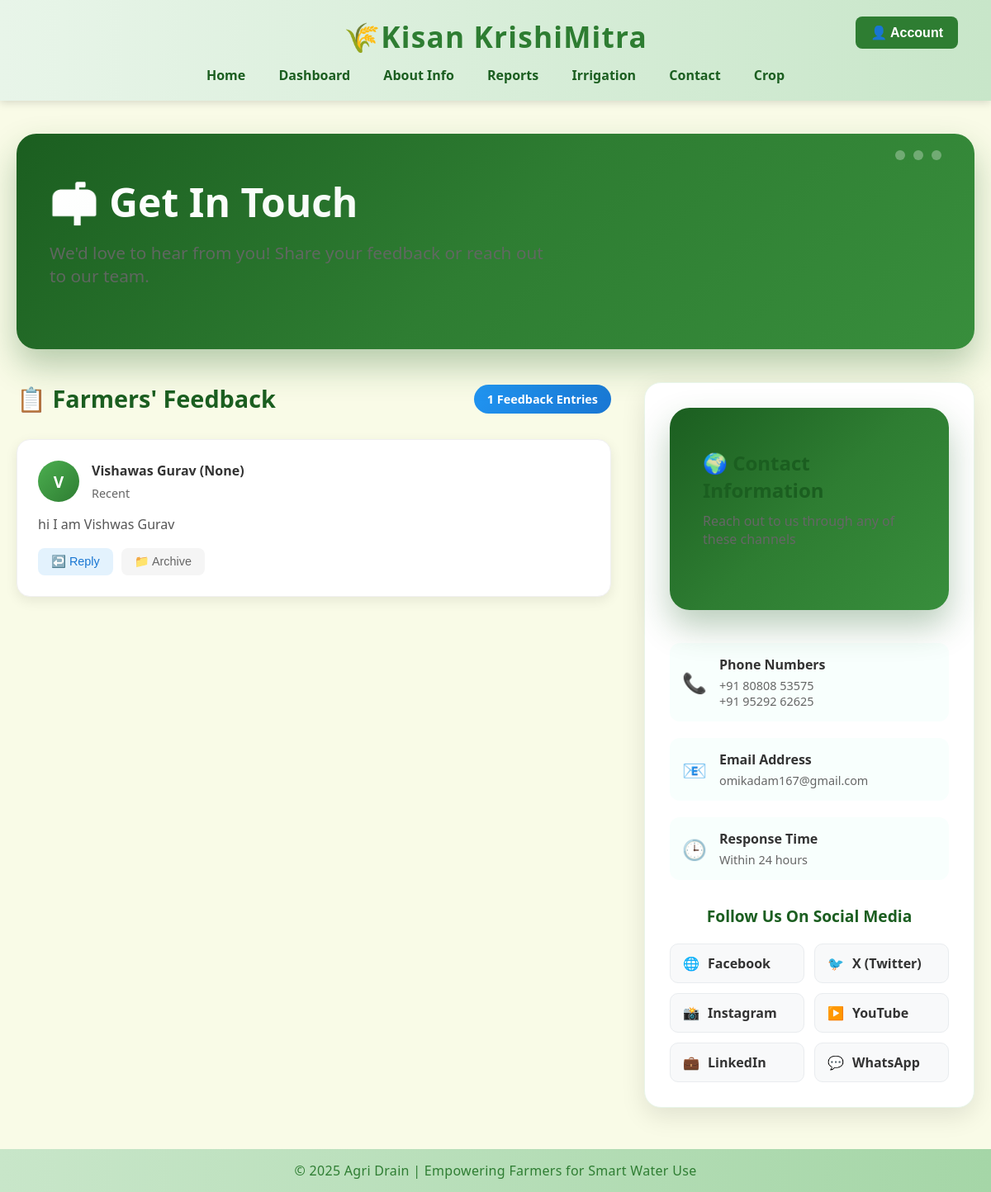
Page /contact (signed in) on the committed database.
### tables this page shows
CREATE TABLE farmer_data (
    id INTEGER PRIMARY KEY AUTOINCREMENT,
    name TEXT NOT NULL,
    soil_type TEXT,
    water_level TEXT,
    crop TEXT,
    recommendation TEXT,
    feedback TEXT
, created_at TEXT, farm_address TEXT, latitude REAL, longitude REAL);

### app.py (the view, shortened to what this page needs)
@app.route('/contact', methods=['GET', 'POST'])
def contact():
    conn = get_db()
    if session.get('admin_logged_in'):
        feedbacks = conn.execute("""
            SELECT name, feedback
            FROM farmer_data
            WHERE feedback IS NOT NULL AND feedback != ''
            ORDER BY id DESC
        """).fetchall()
        conn.close()
        return render_template('contact.html', role='admin', feedbacks=feedbacks)

### app.py (called while the page is built)
def get_db():
    conn = sqlite3.connect("agri_drain.db")
    conn.row_factory = sqlite3.Row
    return conn

### templates/contact.html (shortened to what this page needs)
{% extends "base.html" %}
{% block content %}
<div class="contact-container">
  <div class="contact-header">
    <div class="header-content">
      <h1>📬 Get In Touch</h1>
      <p class="subtitle">We'd love to hear from you! Share your feedback or reach out to our team.</p>
    </div>
    <div class="header-graphic">
      <div class="graphic-circle"></div>
      <div class="graphic-circle"></div>
      <div class="graphic-circle"></div>
    </div>
  </div>
  <div class="content-wrapper">
    {% if role == 'farmer' %}
      <div class="form-section">
        {% if message %}
        <div class="success-message">
          <span class="message-icon">✅</span>
          <div class="message-content">
            <h4>Thank You!</h4>
            <p>{{ message }}</p>
          </div>
        </div>
        {% endif %}
        <div class="form-card">
          <div class="form-header">
            <h2>💬 Share Your Feedback</h2>
            <p>Your thoughts help us improve our services for farmers like you</p>
          </div>
          <form method="POST" class="modern-form">
            <div class="input-group">
              <div class="input-icon">👤</div>
              <input type="text" id="name" name="name" placeholder="Enter your full name" required>
            </div>
            <div class="input-group">
              <div class="input-icon">📧</div>
              <input type="email" id="email" name="email" placeholder="Enter your email address" required>
            </div>
            <div class="input-group full-width">
              <div class="input-icon">💭</div>
              <textarea id="feedback" name="feedback" placeholder="Tell us about your experience, suggestions, or any issues you're facing..." rows="5" required></textarea>
            </div>
            <button type="submit" class="submit-btn">
              <span class="btn-text">Send Feedback</span>
              <span class="btn-icon">🚀</span>
            </button>
          </form>
        </div>
      </div>
    {% elif role == 'admin' %}
      <div class="admin-section">
        <div class="section-header">
          <h2>📋 Farmers' Feedback</h2>
          <div class="feedback-stats">
            <span class="stat-badge">{{ feedbacks|length if feedbacks else 0 }} Feedback Entries</span>
          </div>
        </div>
        {% if feedbacks %}
        <div class="feedback-grid">
          {% for f in feedbacks %}
          <div class="feedback-card">
            <div class="feedback-header">
              <div class="farmer-avatar">
                {{ f['name'][0] if f['name'] else 'F' }}
              </div>
              <div class="farmer-info">
                <h4>{{ f['name'] if f['name'] else 'Anonymous Farmer' }}</h4>
                <span class="feedback-date">Recent</span>
              </div>
            </div>
            <div class="feedback-content">
              <p>{{ f['feedback'] }}</p>
            </div>
            <div class="feedback-actions">
              <button class="action-btn reply-btn">
                <span>↩️ Reply</span>
              </button>
              <button class="action-btn archive-btn">
                <span>📁 Archive</span>
              </button>
            </div>
          </div>
          {% endfor %}
        </div>
        {% else %}
        <div class="empty-state">
          <div class="empty-icon">💬</div>
          <h3>No Feedback Yet</h3>
          <p>Farmers haven't submitted any feedback yet. Check back later!</p>
        </div>
        {% endif %}
      </div>
    {% endif %}
    <div class="contact-info-section">
      <div class="contact-card">
        <div class="contact-header">
          <h2>🌍 Contact Information</h2>
          <p>Reach out to us through any of these channels</p>
        </div>
        <div class="contact-methods">
          <div class="contact-method">
            <div class="method-icon">📞</div>
            <div class="method-info">
              <h4>Phone Numbers</h4>
              <p>+91 80808 53575</p>
              <p>+91 95292 62625</p>
            </div>
          </div>
          <div class="contact-method">
            <div class="method-icon">📧</div>
            <div class="method-info">
              <h4>Email Address</h4>
              <p>omikadam167@gmail.com</p>
            </div>
          </div>
          <div class="contact-method">
            <div class="method-icon">🕒</div>
            <div class="method-info">
              <h4>Response Time</h4>
              <p>Within 24 hours</p>
            </div>
          </div>
        </div>
        <div class="social-section">
          <h3>Follow Us On Social Media</h3>
          <div class="social-grid">
            <a href="https://facebook.com" target="_blank" class="social-link facebook">
              <span class="social-icon">🌐</span>
              <span class="social-text">Facebook</span>
            </a>
            <a href="https://twitter.com" target="_blank" class="social-link twitter">
              <span class="social-icon">🐦</span>
              <span class="social-text">X (Twitter)</span>
            </a>
            <a href="https://instagram.com" target="_blank" class="social-link instagram">
              <span class="social-icon">📸</span>
              <span class="social-text">Instagram</span>
            </a>
            <a href="https://youtube.com" target="_blank" class="social-link youtube">
              <span class="social-icon">▶️</span>
              <span class="social-text">YouTube</span>
            </a>
            <a href="https://linkedin.com" target="_blank" class="social-link linkedin">
              <span class="social-icon">💼</span>
              <span class="social-text">LinkedIn</span>
            </a>
            <a href="https://whatsapp.com" target="_blank" class="social-link whatsapp">
              <span class="social-icon">💬</span>
              <span class="social-text">WhatsApp</span>
            </a>
          </div>
        </div>
      </div>
    </div>
  </div>
</div>
{% endblock %}

### static/styles.css (style rules this page uses)
body { font-family: 'Segoe UI', sans-serif; margin: 0; background-color: #f9fbe7; color: #333; }

### templates/contact.html (style rules this page uses)
.contact-container { max-width: 1200px; margin: 40px auto; padding: 0 20px; }
.contact-header { background: linear-gradient(135deg, #1b5e20, #2e7d32, #388e3c); border-radius: 24px; padding: 50px 40px; margin-bottom: 40px; color: white; position: relative; overflow: hidden; box-shadow: 0 20px 40px rgba(27, 94, 32, 0.3); }
.header-content h1 { font-size: 3em; font-weight: 800; margin: 0 0 15px 0; background: linear-gradient(135deg, #ffffff, #e8f5e9); -webkit-background-clip: text; -webkit-text-fill-color: transparent; background-clip: text; }
.subtitle { font-size: 1.3em; opacity: 0.9; margin: 0; font-weight: 400; max-width: 600px; }
.header-graphic { position: absolute; top: 20px; right: 40px; display: flex; gap: 10px; }
.graphic-circle { width: 12px; height: 12px; border-radius: 50%; background: rgba(255, 255, 255, 0.3); animation: pulse 2s infinite; }
.graphic-circle:nth-child(2) { animation-delay: 0.3s; }
.graphic-circle:nth-child(3) { animation-delay: 0.6s; }
.content-wrapper { display: grid; grid-template-columns: 1fr 400px; gap: 40px; align-items: start; }
.form-section, .admin-section, .guest-section { grid-column: 1; }
.section-header { display: flex; justify-content: space-between; align-items: center; margin-bottom: 30px; }
.section-header h2 { color: #1b5e20; margin: 0; font-size: 1.8em; }
.stat-badge { background: linear-gradient(135deg, #2196f3, #1976d2); color: white; padding: 8px 16px; border-radius: 20px; font-size: 0.9em; font-weight: 600; }
.feedback-grid { display: grid; gap: 20px; }
.feedback-card { background: white; border-radius: 16px; padding: 25px; box-shadow: 0 5px 15px rgba(0, 0, 0, 0.08); border: 1px solid #f0f0f0; transition: all 0.3s ease; }
.feedback-header { display: flex; align-items: center; gap: 15px; margin-bottom: 15px; }
.farmer-avatar { width: 50px; height: 50px; border-radius: 50%; background: linear-gradient(135deg, #4caf50, #2e7d32); display: flex; align-items: center; justify-content: center; color: white; font-weight: bold; font-size: 1.2em; }
.farmer-info h4 { margin: 0 0 5px 0; color: #333; }
.feedback-date { color: #666; font-size: 0.9em; }
.feedback-content p { margin: 0; color: #555; line-height: 1.6; }
.feedback-actions { display: flex; gap: 10px; margin-top: 15px; }
.action-btn { padding: 8px 16px; border: none; border-radius: 8px; font-size: 0.9em; cursor: pointer; transition: all 0.3s ease; display: flex; align-items: center; gap: 5px; }
.reply-btn { background: #e3f2fd; color: #1976d2; }
.archive-btn { background: #f5f5f5; color: #666; }
.contact-info-section { grid-column: 2; position: sticky; top: 20px; }
.contact-card { background: white; border-radius: 20px; padding: 30px; box-shadow: 0 10px 30px rgba(0, 0, 0, 0.1); border: 1px solid #e8f5e9; }
.contact-header h2 { color: #1b5e20; margin: 0 0 10px 0; font-size: 1.5em; }
.contact-header p { color: #666; margin: 0 0 25px 0; }
.contact-methods { display: flex; flex-direction: column; gap: 20px; margin-bottom: 30px; }
.contact-method { display: flex; align-items: center; gap: 15px; padding: 15px; background: #f8fffd; border-radius: 12px; transition: all 0.3s ease; }
.method-icon { font-size: 1.5em; }
.method-info h4 { margin: 0 0 5px 0; color: #333; font-size: 1em; }
.method-info p { margin: 0; color: #666; font-size: 0.9em; }
.social-section h3 { color: #1b5e20; margin-bottom: 20px; text-align: center; font-size: 1.2em; }
.social-grid { display: grid; grid-template-columns: 1fr 1fr; gap: 12px; }
.social-link { display: flex; align-items: center; gap: 10px; padding: 12px 15px; border-radius: 10px; text-decoration: none; color: #333; font-weight: 600; transition: all 0.3s ease; background: #f8f9fa; border: 1px solid #e9ecef; }

### rows in the picture
farmer_data: name "V", name "Vishawas Gurav (None)", feedback "hi I am Vishwas Gurav"

### other values in the picture
{{ feedbacks|length if feedbacks else 0 }} "1"
